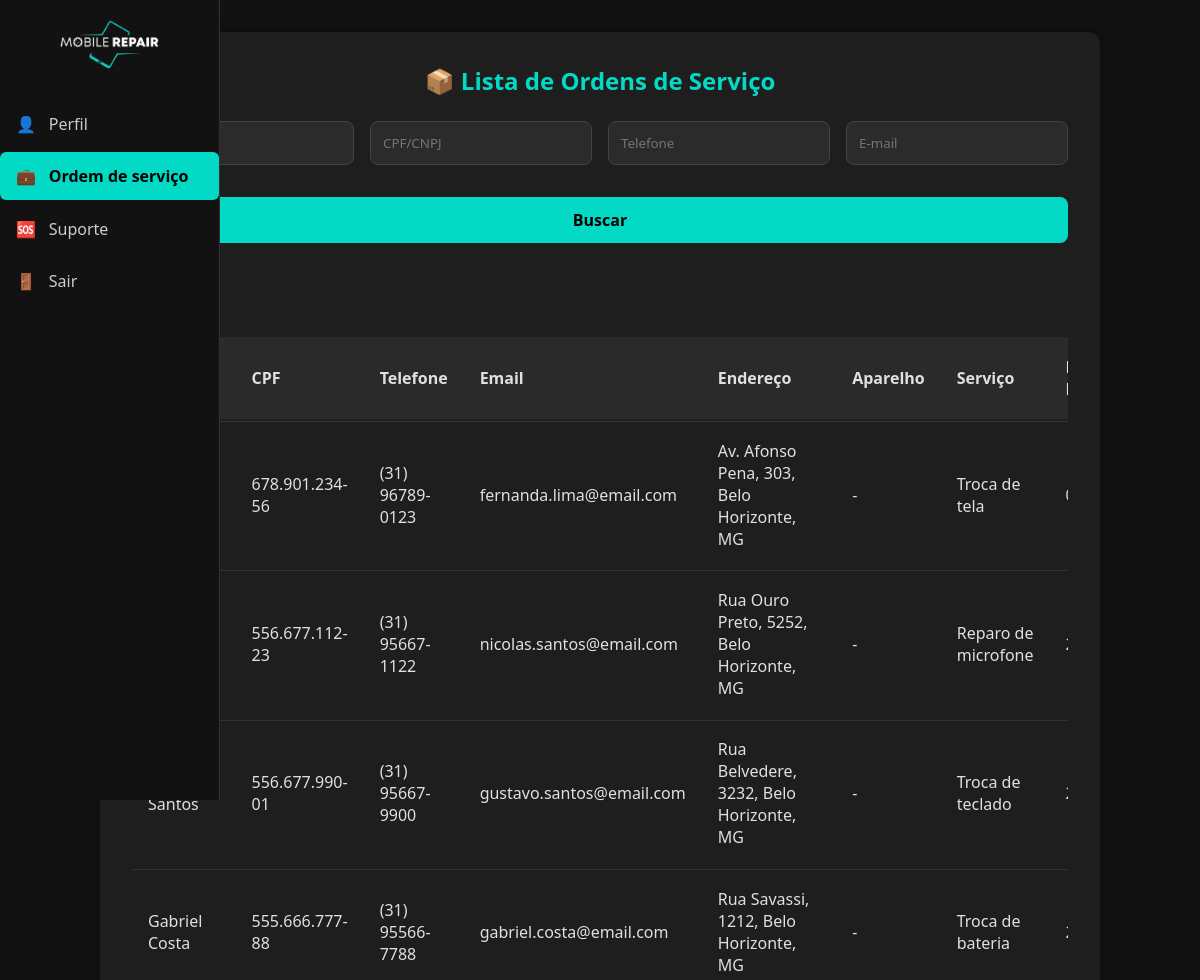
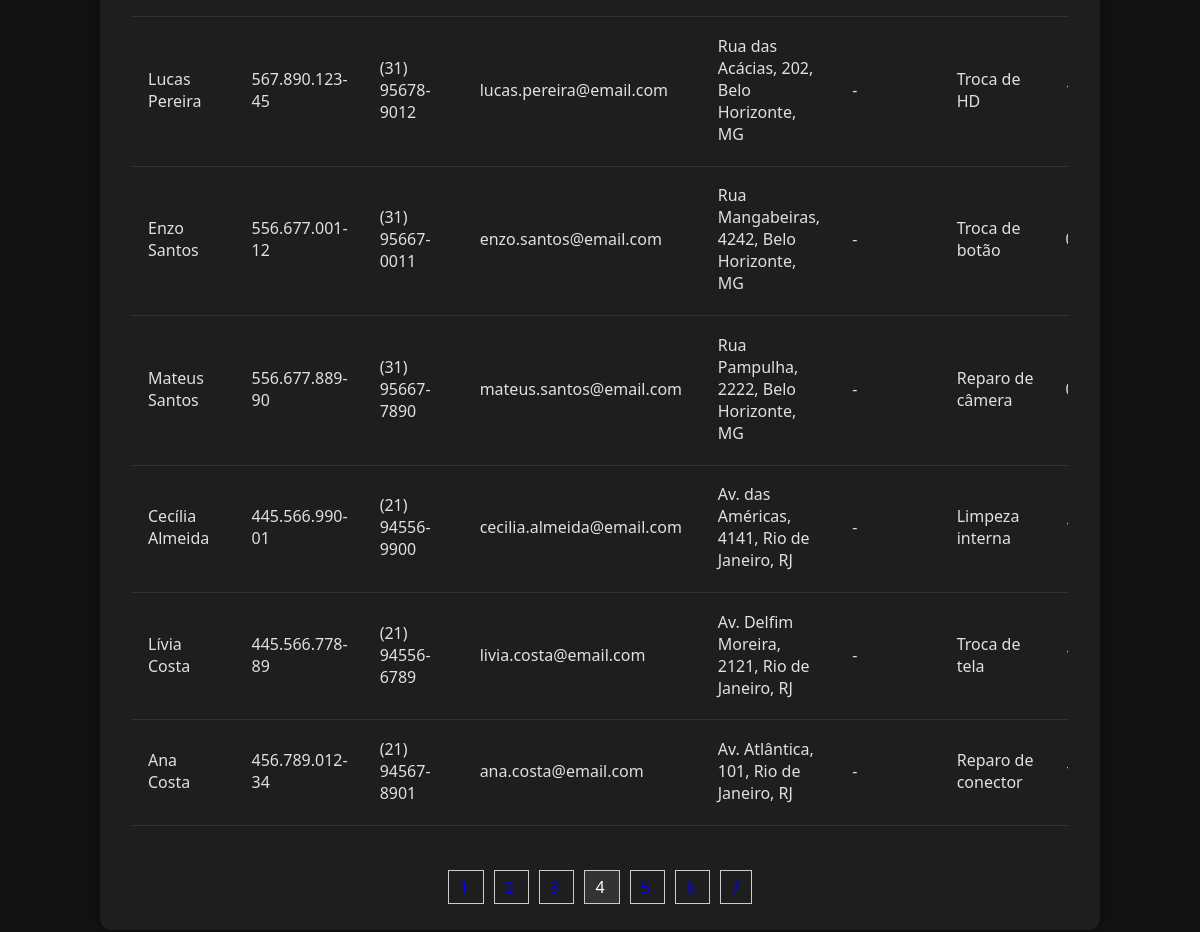
Page /ordem_serv.php?pagina=4 (signed in) on the committed database (2 pictures, top to bottom).
### tables this page shows
CREATE TABLE `ordem_serv` (
  `id_ordem_serv` int(11) NOT NULL,
  `aparelho` varchar(100) DEFAULT NULL,
  `servico` varchar(255) DEFAULT NULL,
  `status` varchar(50) DEFAULT NULL,
  `valor` decimal(10,2) DEFAULT NULL,
  `tipo_pagamento` varchar(50) DEFAULT NULL,
  `problema` varchar(255) DEFAULT NULL,
  `cpf` varchar(20) DEFAULT NULL,
  `idusuario` int(11) DEFAULT NULL,
  `data_entrada` date DEFAULT NULL,
  `data_saida` date DEFAULT NULL
);

CREATE TABLE `cliente` (
  `cpf` varchar(20) NOT NULL,
  `telefone` varchar(20) DEFAULT NULL,
  `nome` varchar(100) DEFAULT NULL,
  `email` varchar(100) DEFAULT NULL,
  `endereco` varchar(100) DEFAULT NULL
);

### ordem_serv.php (the view, shortened to what this page needs)
<?php
require_once 'conexao.php';
$menus = [
    'Gerente' => [
        ['href' => 'dashboard.php', 'icon' => '👤', 'text' => 'Perfil'],
        ['href' => 'cadastro-cliente.php', 'icon' => '📋', 'text' => 'Cadastro Cliente'],
        ['href' => 'cadastro-ordem_serv.php', 'icon' => '🛠️', 'text' => 'Cadastro de<br>Ordem de Serviço'],
        ['href' => 'ordem_serv.php', 'icon' => '💼', 'text' => 'Ordem de serviço'],
        ['href' => 'relatorio.php', 'icon' => '📊', 'text' => 'Relatórios'],
        ['href' => 'estoque.php', 'icon' => '📦', 'text' => 'Estoque'],
        ['href' => 'usuarios.php', 'icon' => '👥', 'text' => 'Usuários'],
        ['href' => 'fornecedor.php', 'icon' => '🔗', 'text' => 'Fornecedores'],
        ['href' => 'suporte.php', 'icon' => '🆘', 'text' => 'Suporte'],
        ['href' => 'logout.php', 'icon' => '🚪', 'text' => 'Sair']
    ],
    'Atendente' => [
        ['href' => 'dashboard.php', 'icon' => '👤', 'text' => 'Perfil'],
        ['href' => 'cadastro-cliente.php', 'icon' => '📋', 'text' => 'Cadastro Cliente'],
        ['href' => 'cadastro-ordem_serv.php', 'icon' => '🛠️', 'text' => 'Cadastro de<br>Ordem de Serviço'],
        ['href' => 'ordem_serv.php', 'icon' => '💼', 'text' => 'Ordem de serviço'],
        ['href' => 'estoque.php', 'icon' => '📦', 'text' => 'Estoque'],
        ['href' => 'fornecedor.php', 'icon' => '🔗', 'text' => 'Fornecedores'],
        ['href' => 'suporte.php', 'icon' => '🆘', 'text' => 'Suporte'],
        ['href' => 'logout.php', 'icon' => '🚪', 'text' => 'Sair']
    ],
    'Tecnico' => [
        ['href' => 'dashboard.php', 'icon' => '👤', 'text' => 'Perfil'],
        ['href' => 'ordem_serv.php', 'icon' => '💼', 'text' => 'Ordem de serviço'],
        ['href' => 'suporte.php', 'icon' => '🆘', 'text' => 'Suporte'],
        ['href' => 'logout.php', 'icon' => '🚪', 'text' => 'Sair']
    ],
];
$menuItems = isset($_SESSION['cargo']) && isset($menus[$_SESSION['cargo']]) ? $menus[$_SESSION['cargo']] : [];
function detectaTabelaCliente(PDO $pdo): ?array {
    $candidatas = ['cliente', 'clientes', 'usuario', 'usuarios'];
    foreach ($candidatas as $tbl) {
        $st = $pdo->prepare("SHOW TABLES LIKE :t");
        $t = $tbl;
        $st->bindParam(':t', $t);
        $st->execute();
        $cols = [];
        $q = $pdo->query("SHOW COLUMNS FROM `$tbl`");
        foreach ($q as $r) $cols[] = $r['Field'];
        $necessarias = ['nome', 'telefone', 'email', 'cpf', 'endereco'];
        $ok = !array_diff($necessarias, $cols);
        if ($ok) return ['nome' => $tbl, 'colunas' => $cols];
    }
    return null;
}
$tblCliente = detectaTabelaCliente($pdo);
$temCliente = (bool)$tblCliente;
$nome      = trim($_GET['nome'] ?? '');
$cpf_cnpj  = trim($_GET['cpf_cnpj'] ?? '');
$telefone  = trim($_GET['telefone'] ?? '');
$email     = trim($_GET['email'] ?? '');
$limite = 10;
$pagina = isset($_GET['pagina']) && is_numeric($_GET['pagina']) ? (int)$_GET['pagina'] : 1;
$offset = ($pagina - 1) * $limite;
$sql = "SELECT os.*";
if ($temCliente) {
    $sql .= ", c.nome AS nome_cliente, c.telefone AS telefone_cliente, c.email AS email_cliente, c.cpf AS cpf_cliente, c.endereco AS endereco_cliente";
    $sql .= " FROM ordem_serv os";
    $sql .= " LEFT JOIN `{$tblCliente['nome']}` c ON c.cpf = os.cpf";
} else {
    $sql .= ", os.nome AS nome_cliente, os.telefone AS telefone_cliente, os.email AS email_cliente, os.cpf AS cpf_cliente, os.endereco AS endereco_cliente";
    $sql .= " FROM ordem_serv os";
}
$sql .= " WHERE 1=1";
$sql .= " ORDER BY os.data_entrada DESC, os.id_ordem_serv DESC LIMIT :limite OFFSET :offset";
try {
    $stmt = $pdo->prepare($sql);
    $stmt->bindValue(':limite', $limite, PDO::PARAM_INT);
    $stmt->bindValue(':offset', $offset, PDO::PARAM_INT);
    $stmt->execute();
    $ordens = $stmt->fetchAll(PDO::FETCH_ASSOC);
    $sqlCount = "SELECT COUNT(*) FROM ordem_serv os";
    if ($temCliente) {
        $sqlCount .= " LEFT JOIN `{$tblCliente['nome']}` c ON c.cpf = os.cpf WHERE 1=1";
    } else {
        $sqlCount .= " WHERE 1=1";
    }
    $countStmt = $pdo->prepare($sqlCount);
    $countStmt->execute();
    $totalRegistros = $countStmt->fetchColumn();
    $totalPaginas = ceil($totalRegistros / $limite);
} catch (PDOException $e) {
    die("Erro na consulta SQL: " . $e->getMessage() . "<br>SQL: " . $sql);
}
?>
<!DOCTYPE html>
<html lang="pt-br">
<head>
  <link rel="stylesheet" href="css/sidebar.css"/>
  <link rel="stylesheet" href="css/form.css" />
  <link rel="stylesheet" href="css/pedidos.css" />
</head>
<body>
  <nav class="sidebar">
    <div class="logo">
      <img src="img/logo.png" alt="Logo do sistema">
    </div>
    <ul class="menu">
      <?php foreach ($menuItems as $item): ?>
        <li><a href="<?php echo $item['href']; ?>" <?php echo $item['href'] === 'ordem_serv.php' ? 'class="active"' : ''; ?>><?php echo $item['icon']; ?> <span><?php echo $item['text']; ?></span></a></li>
      <?php endforeach; ?>
    </ul>
  </nav>
  <div class="form-container">
    <h2>📦 Lista de Ordens de Serviço</h2>
    <form id="filtro-form" method="get" style="margin-bottom: 2rem;">
      <div style="display:grid;grid-template-columns:repeat(auto-fit,minmax(200px,1fr));gap:1rem;">
        <input type="text" name="nome" value="<?php echo htmlspecialchars($nome); ?>" placeholder="Nome">
        <input type="text" name="cpf_cnpj" id="cpf_cnpj" value="<?php echo htmlspecialchars($cpf_cnpj); ?>" placeholder="CPF/CNPJ">
        <input type="text" name="telefone" id="telefone" value="<?php echo htmlspecialchars($telefone); ?>" placeholder="Telefone" maxlength="15">
        <input type="email" name="email" value="<?php echo htmlspecialchars($email); ?>" placeholder="E-mail">
      </div>
      <div style="margin-top:1rem;display:flex;gap:1rem;flex-wrap:wrap;">
        <button type="submit">Buscar</button>
        <a href="ordem_serv.php"><button type="button">Limpar</button></a>
      </div>
    </form>
    <div style="overflow-x:auto;">
      <table class="pedidos-table">
      <thead>
        <tr>
          <th>Cliente</th>
          <th>CPF</th>
          <th>Telefone</th>
          <th>Email</th>
          <th>Endereço</th>
          <th>Aparelho</th>
          <th>Serviço</th>
          <th>Data Entrada</th>
        </tr>
      </thead>
      <tbody>
        <?php if (count($ordens)): ?>
          <?php foreach ($ordens as $o): ?>
            <tr data-id="<?php echo (int)$o['id_ordem_serv']; ?>">
              <td><?php echo htmlspecialchars($o['nome_cliente'] ?? '-'); ?></td>
              <td><?php echo htmlspecialchars($o['cpf_cliente'] ?? '-'); ?></td>
              <td><?php echo htmlspecialchars($o['telefone_cliente'] ?? '-'); ?></td>
              <td><?php echo htmlspecialchars($o['email_cliente'] ?? '-'); ?></td>
              <td><?php echo htmlspecialchars($o['endereco_cliente'] ?? '-'); ?></td>
              <td><?php echo htmlspecialchars($o['Aparelho'] ?? '-'); ?></td>
              <td><?php echo htmlspecialchars($o['servico'] ?? '-'); ?></td>
              <td><?php echo !empty($o['data_entrada']) ? date('d/m/Y', strtotime($o['data_entrada'])) : '-'; ?></td>
            </tr>
          <?php endforeach; ?>
        <?php else: ?>
          <tr><td colspan="13" style="text-align:center;">Nenhuma ordem encontrada.</td></tr>
        <?php endif; ?>
      </tbody>
    </table>
  </div>
  <?php if ($totalPaginas > 1): ?>
  <div style="margin-top:20px; text-align:center;">
    <?php for ($i=1; $i <= $totalPaginas; $i++): ?>
      <a href="?pagina=<?php echo $i; ?>
        <?php echo $nome ? "&nome=".urlencode($nome) : ""; ?>
        <?php echo $cpf_cnpj ? "&cpf_cnpj=".urlencode($cpf_cnpj) : ""; ?>
        <?php echo $telefone ? "&telefone=".urlencode($telefone) : ""; ?>
        <?php echo $email ? "&email=".urlencode($email) : ""; ?>
      "
      style="margin:0 5px; padding:5px 10px; border:1px solid #ccc; text-decoration:none;
      <?php echo $i == $pagina ? 'background:#333;color:#fff;' : ''; ?>">
        <?php echo $i; ?>
      </a>
    <?php endfor; ?>
  </div>
  <?php endif; ?>
  </div>
</body>
</html>

### css/sidebar.css (style rules this page uses)
.sidebar { position: fixed; top: 0; left: 0; width: 70px; height: 100vh; background-color: #121212; border-right: 1px solid #333; overflow: hidden; transition: width 0.3s ease; z-index: 1000; }
.sidebar .logo { padding: 1.2rem; text-align: center; }
.sidebar .logo img { width: 50px; transition: width 0.3s; }
.sidebar .menu { list-style: none; padding-top: -1rem; padding-left: 0; padding-right: 0; }
.sidebar .menu li { margin: 0.3rem 0; }
.sidebar .menu li a { display: flex; align-items: center; gap: 0.8rem; text-decoration: none; color: #ccc; padding: 0.8rem 1rem; border-radius: 6px; transition: background-color 0.3s, color 0.3s; white-space: nowrap; overflow: hidden; position: relative; }
.sidebar .menu li a span { opacity: 0; visibility: hidden; transition: opacity 0.3s ease; }
.sidebar .menu li a.active { background-color: #03dac6; color: #000; font-weight: bold; }

### css/form.css (style rules this page uses)
* { margin: 0; padding: 0; box-sizing: border-box; font-family: 'Segoe UI', Tahoma, Geneva, Verdana, sans-serif; }
body { background-color: #121212; color: #e0e0e0; min-height: 100vh; }
.form-container { background-color: #1e1e1e; padding: 2rem; border-radius: 12px; box-shadow: 0 8px 24px rgba(0, 0, 0, 0.7); width: 100%; max-width: 600px; margin: 3rem auto; animation: fadeIn 0.5s ease-in-out; }
h2 { margin-bottom: 1.5rem; color: #03dac6; text-align: center; }
input, textarea, select { width: 100%; padding: 0.75rem; border: 1px solid #444; border-radius: 8px; background-color: #2b2b2b; color: #fff; margin-bottom: 1rem; }
button { width: 100%; padding: 0.75rem; background-color: #03dac6; color: #000; font-weight: bold; border: none; border-radius: 8px; font-size: 1rem; cursor: pointer; transition: background-color 0.3s ease; }

### css/pedidos.css (style rules this page uses)
body { background-color: #121212; color: #e0e0e0; font-family: 'Segoe UI', sans-serif; padding: 2rem; }
.form-container { max-width: 1000px; margin: 0 auto; background-color: #1e1e1e; padding: 2rem; border-radius: 12px; box-shadow: 0 0 10px rgba(0,0,0,0.5); }
h2 { text-align: center; color: #03dac6; margin-bottom: 1.5rem; }
.pedidos-table { width: 100%; border-collapse: collapse; margin-bottom: 2rem; }
.pedidos-table th, .pedidos-table td { padding: 1.2rem 1rem; text-align: left; vertical-align: middle; position: relative; }
.pedidos-table th { background-color: #2a2a2a; }
.pedidos-table tr { border-bottom: 1px solid transparent; position: relative; }
.pedidos-table tr::after { content: ''; position: absolute; top: 100%; left: 0; width: 100%; border-bottom: 1px solid #333; margin-top: 2px; }

### rows in the picture
ordem_serv: cpf.cpf "678.901.234-56", cpf.telefone "(31) 96789-0123", cpf.email "fernanda.lima@email.com", cpf.endereco "Av. Afonso Pena, 303, Belo Horizonte, MG", Aparelho "-", servico "Troca de tela"
ordem_serv: cpf.cpf "556.677.112-23", cpf.telefone "(31) 95667-1122", cpf.email "nicolas.santos@email.com", cpf.endereco "Rua Ouro Preto, 5252, Belo Horizonte, MG", Aparelho "-", servico "Reparo de microfone"
ordem_serv: cpf.cpf "556.677.990-01", cpf.telefone "(31) 95667-9900", cpf.email "gustavo.santos@email.com", cpf.endereco "Rua Belvedere, 3232, Belo Horizonte, MG", Aparelho "-", servico "Troca de teclado"
ordem_serv: cpf.nome "Gabriel Costa", cpf.cpf "555.666.777-88", cpf.telefone "(31) 95566-7788", cpf.email "gabriel.costa@email.com", cpf.endereco "Rua Savassi, 1212, Belo Horizonte, MG", Aparelho "-", servico "Troca de bateria"
ordem_serv: cpf.nome "Lucas Pereira", cpf.cpf "567.890.123-45", cpf.telefone "(31) 95678-9012", cpf.email "lucas.pereira@email.com", cpf.endereco "Rua das Acácias, 202, Belo Horizonte, MG", Aparelho "-", servico "Troca de HD"
ordem_serv: cpf.nome "Enzo Santos", cpf.cpf "556.677.001-12", cpf.telefone "(31) 95667-0011", cpf.email "enzo.santos@email.com", cpf.endereco "Rua Mangabeiras, 4242, Belo Horizonte, MG", Aparelho "-", servico "Troca de botão"
ordem_serv: cpf.nome "Mateus Santos", cpf.cpf "556.677.889-90", cpf.telefone "(31) 95667-7890", cpf.email "mateus.santos@email.com", cpf.endereco "Rua Pampulha, 2222, Belo Horizonte, MG", Aparelho "-", servico "Reparo de câmera"
ordem_serv: cpf.nome "Cecília Almeida", cpf.cpf "445.566.990-01", cpf.telefone "(21) 94556-9900", cpf.email "cecilia.almeida@email.com", cpf.endereco "Av. das Américas, 4141, Rio de Janeiro, RJ", Aparelho "-", servico "Limpeza interna"
ordem_serv: cpf.nome "Lívia Costa", cpf.cpf "445.566.778-89", cpf.telefone "(21) 94556-6789", cpf.email "livia.costa@email.com", cpf.endereco "Av. Delfim Moreira, 2121, Rio de Janeiro, RJ", Aparelho "-", servico "Troca de tela"
ordem_serv: cpf.nome "Ana Costa", cpf.cpf "456.789.012-34", cpf.telefone "(21) 94567-8901", cpf.email "ana.costa@email.com", cpf.endereco "Av. Atlântica, 101, Rio de Janeiro, RJ", Aparelho "-", servico "Reparo de conector"

### other values in the picture
$item['icon'] "👤"
$item['text'] "Perfil"
$item['icon'] "💼"
$item['text'] "Ordem de serviço"
$item['icon'] "🆘"
$item['text'] "Suporte"
$item['icon'] "🚪"
$item['text'] "Sair"
